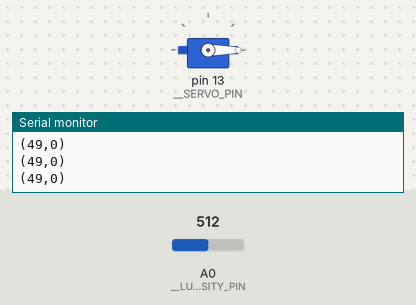
Bench run of a program on a simulated Arduino Uno, built with avr-gcc and run on an emulated ATmega328P. On the bench: servo, the last lines printed to the serial monitor. The inputs (shaded band) are chosen by the test bench; at power-on: A0 (__LUMINOSITY_PIN) = 512.

Above: at 1.2 s.
1.3 s: A0 (__LUMINOSITY_PIN) set to 120
2.8 s: A0 (__LUMINOSITY_PIN) set to 104
At 3.2 s:
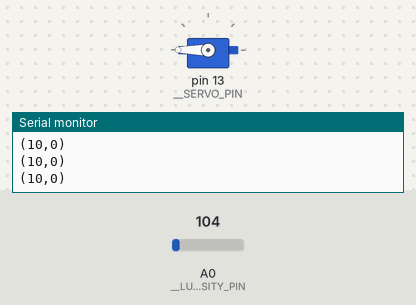
7.3 s: A0 (__LUMINOSITY_PIN) set to 122
At 8.5 s:
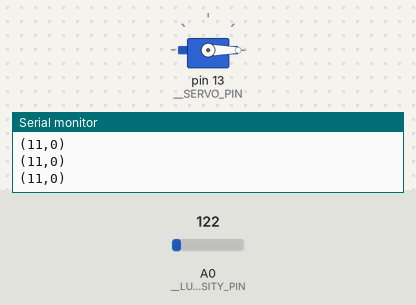
8.8 s: A0 (__LUMINOSITY_PIN) set to 0
At 10.2 s:
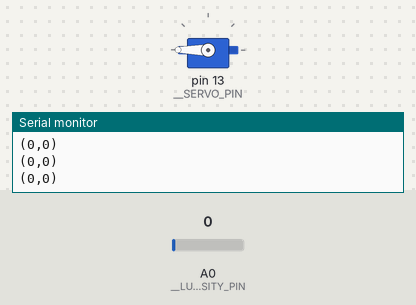
Timing chart, 0 to 11.3 s (numbered marks = the images above; inputs shaded):
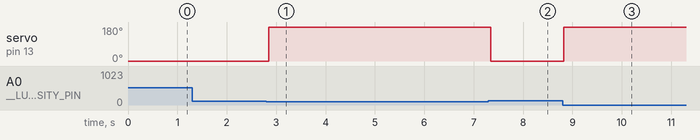

Measured:
- the behaviour switches between 114 and 113 on A0 (__LUMINOSITY_PIN) (found by bisection; images 0 and 1)
- after the input at 2.8 s, servo on pin 13 (__SERVO_PIN): 0° → 180° after 0.05 s
- after the input at 7.3 s, servo on pin 13 (__SERVO_PIN): 180° → 0° at once
- after the input at 8.8 s, servo on pin 13 (__SERVO_PIN): 0° → 180° at once

The program:

main.cpp
```cpp
#include <Arduino.h>
#include <SoftwareSerial.h>
#include <Servo.h>

#define __LUMINOSITY_PIN 0
#define __TX_PIN 10
#define __RX_PIN 11
#define __SERVO_PIN 13

#define __ZERO 0
#define __MAX_ANG 180

#define __EMPTY_PKG ""

#define __PC_BAUD 115200
#define __BT_BAUD 9600

#define __OFFSET 10

#define __DELAY 50

SoftwareSerial myBluetoothSerial(__TX_PIN, __RX_PIN);
String btPackage;
int luminosity;
int lum_desired;
int auto_flag;
Servo myServo;

void printSerialLog() {
  Serial.print("(");
  Serial.print(luminosity);
  Serial.print(",");
  Serial.print(lum_desired);
  Serial.println(")");
}

int checkSunLight() {
  int lum;
  lum = analogRead(__LUMINOSITY_PIN);
  lum = map(lum, 0, 1023, 0, 99);
  return lum;
}

void setup() {
  Serial.begin(__PC_BAUD);
  myBluetoothSerial.begin(__BT_BAUD);
  btPackage = __EMPTY_PKG;

  myServo.attach(__SERVO_PIN);
  myServo.write(__ZERO);

  lum_desired = 0;
  luminosity = 0;
}

void loop() {
  luminosity = checkSunLight();
  myBluetoothSerial.print("*A" + String(luminosity));

  if (myBluetoothSerial.available()) {
    while (myBluetoothSerial.available()) {
      btPackage += (char)myBluetoothSerial.read();
    }
    Serial.println(btPackage);

    if (btPackage[0] == '*') {
      switch (btPackage[1]) {
        case 'B':
          if (btPackage[3] == '*') {
            if (isDigit(btPackage[2])) {
              btPackage[0] = btPackage[2];
              btPackage[1] = __ZERO;
            }
          }
          if (btPackage[4] == '*') {
            if (isDigit(btPackage[2]) && isDigit(btPackage[3])) {
              btPackage[0] = btPackage[2];
              btPackage[1] = btPackage[3];
              btPackage[2] = __ZERO;
            }
          }
          lum_desired = btPackage.toInt();
          break;
        default:
          break;
      }
    }
  }
  if (luminosity - lum_desired >= __OFFSET) {
    //Luminozidade maior então fecha a cortina
    myServo.write(__ZERO);
  }
  if (luminosity - lum_desired <= __OFFSET) {
    //Luminozidade menor então abre a cortina
    myServo.write(__MAX_ANG);
  }

  printSerialLog();

  btPackage = __EMPTY_PKG;
  delay(__DELAY);
}
```
